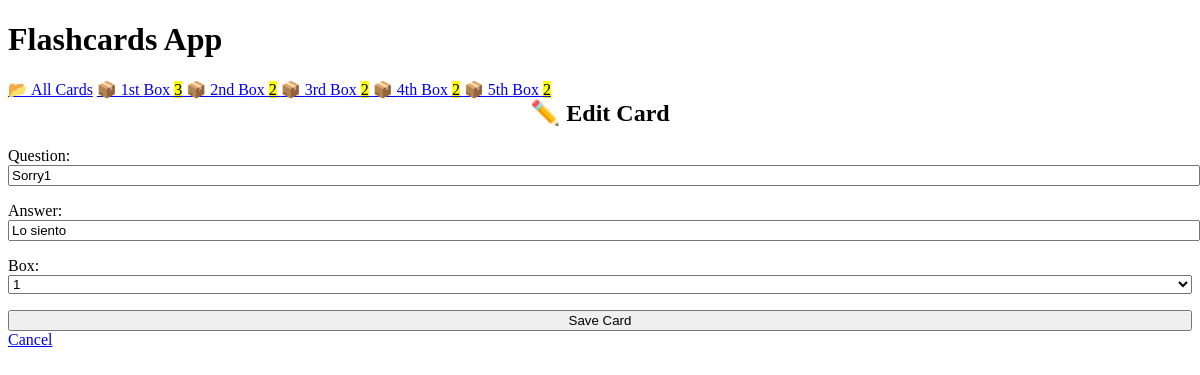
The app's page /edit/4 with its own data.
### cards/models.py (models this page shows, shortened)
class Card(models.Model):
    question = models.CharField(max_length=100)
    answer = models.CharField(max_length=100)
    box = models.IntegerField(
        choices=zip(BOXES, BOXES),
        default=BOXES[0],
    )
    date_created = models.DateTimeField(auto_now_add=True)

### cards/views.py (the view)
class CardUpdateView(CardCreateView, UpdateView):
    success_url = reverse_lazy("card-list")

### cards/templatetags/cards_tags.py (called while the page is built)
@register.inclusion_tag("cards/box_links.html")
def boxes_as_links():
    boxes = []
    for box_num in BOXES:
        card_count = Card.objects.filter(box=box_num).count()
        boxes.append({
            "number": box_num,
            "card_count": card_count,
        })
    return {"boxes": boxes}

### cards/templates/cards/card_form.html (shortened to what this page needs)
{% extends "cards/base.html" %}
{% block content %}
    {% if card %}
        <h2>✏️ Edit Card</h2>
    {% else %}
        <h2>✨ Create New Card</h2>
    {% endif %}
    <form method="post">
        {{ form.as_p }}
        <input type="submit" value="Save Card">
    </form>
    <a href="{% url 'card-list' %}">
        Cancel
    </a>
{% endblock %}

### cards/templates/cards/base.html (style rules this page uses)
:root { --accent: #6e48ad; --accent-bg: white; --bg: #fff; --text: #212121; --text-light: #585858; --border: #d8dae1; --code: #d81b60; --preformatted: #444; }
h2 { text-align: center; }
h2, h4 { margin-top: 0; }
input, select, textarea { width: 100%; }

### records on screen
Card: question "Sorry1", answer "Lo siento", box "1"

### other values on screen
{{ box.number | ordinal }} "1st" "2nd" "3rd" "4th" "5th"
{{ box.card_count }} "3" "2" "2" "2" "2"
